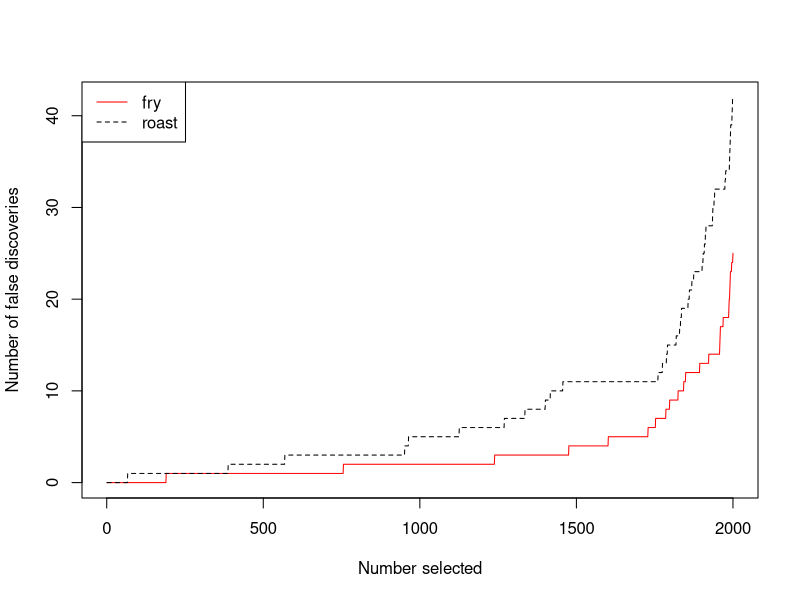
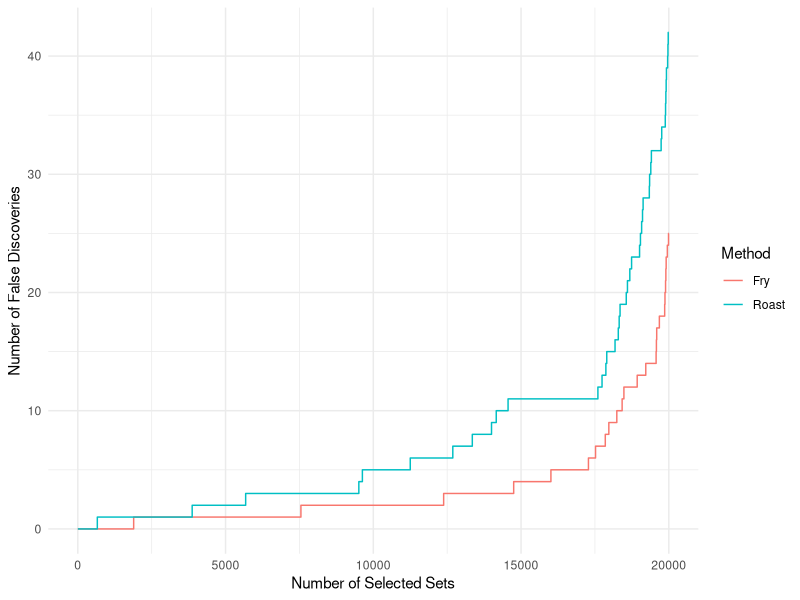

Generate these figures, in order, with R:
# 24 October 2016
library(limma)
library(ggplot2)

ngenes <- 100000
y <- matrix(rnorm(ngenes*6),ngenes,6)

design <- cbind(1,c(0,0,0,1,1,1))

s0 <- 0.3
d0 <- 4
sigma2 <- s0^2 * d0 / rchisq(ngenes, df=d0)
y <- y*sqrt(sigma2)

nsets <- ngenes/5 # 20000 sets
Truth <- rep(0,nsets)
Truth[sample(nsets,2000)] <- 1 # randomly select the expressed sets which is only the 10% of the sets
table(Truth) # 2000 of the sets are expressed
index <- list() # generate set indices. Each set has only 5 genes
i <- 1:5 # Add 2 to the second factor(samples 4:6) of the genes which falls into expressed sets
for(s in 1:nsets) {
	index[[s]] <- i
	if(Truth[s]) y[i,4:6] <- y[i,4:6] + 2
	i <- i+5
}

f.p <- fry(y,index=index,design=design,sort="n") # standardize = "posterior.sd" use default
ro <- mroast(y,index=index,design=design,nrot=999,sort="n")

# Check if fry and roast hold tehir sizes
p <- cbind(f=f.p$PValue,ro=ro$PValue)
colMeans(p<0.05)
colMeans(p<0.01)
colMeans(p<0.001)
colMeans(p<0.0001)

o <- order(f.p$PValue)
NFD.p <- cumsum(1-Truth[o])
o <- order(ro$PValue)
NFD.ro <- cumsum(1-Truth[o])

n <- 2000 # number of expressed sets
m <- max(NFD.ro[n],NFD.p[n])
plot(1:n,seq(0,m,len=n),type="n",xlab="Number selected",ylab="Number of false discoveries")
lines(1:n,NFD.p[1:n],col="red")
lines(1:n,NFD.ro[1:n],col="black",lty=2)
legend("topleft",lty=c(1,2),col=c("red","black"),legend=c("fry","roast"))


# ggplot
df.p <- data.frame(Method=rep("Fry", nsets), NFD=NFD.p[1:n])
df.ro <- data.frame(Method=rep("Roast", nsets), NFD=NFD.ro[1:n])
df.p <- df.p[order(df.p$NFD),]
df.ro <- df.ro[order(df.ro$NFD),]
df <- rbind(df.p,df.ro)

p <- qplot(c(1:20000,1:20000), NFD, data = df, geom="step", colour = Method)

setEPS()
postscript(file = "..//figures//power1.eps", width = 10, height = 8)
p + xlab("Number of Selected Sets") + 
  ylab("Number of False Discoveries") + 
  theme_minimal()
dev.off()
